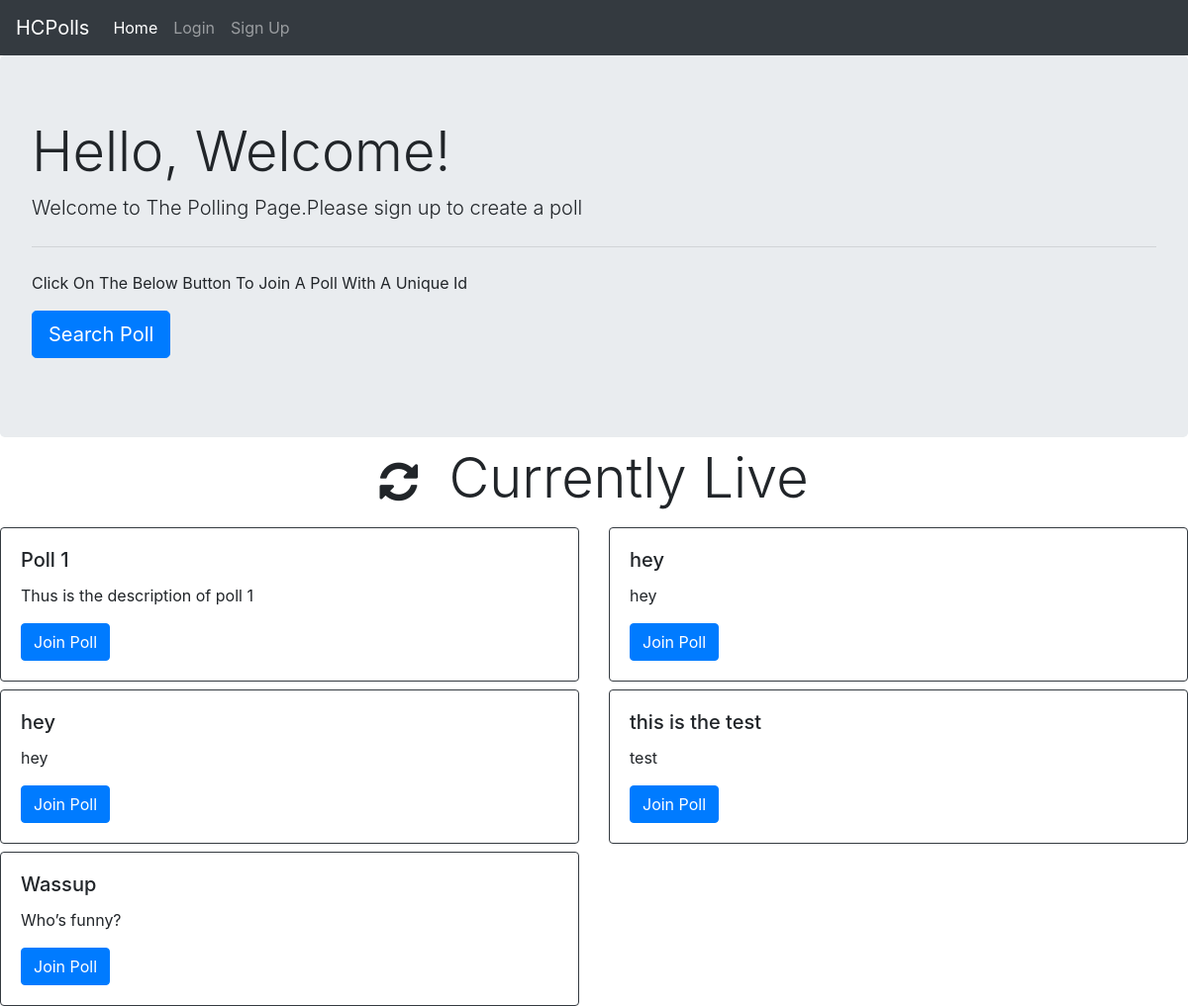
The app's page /, older data.
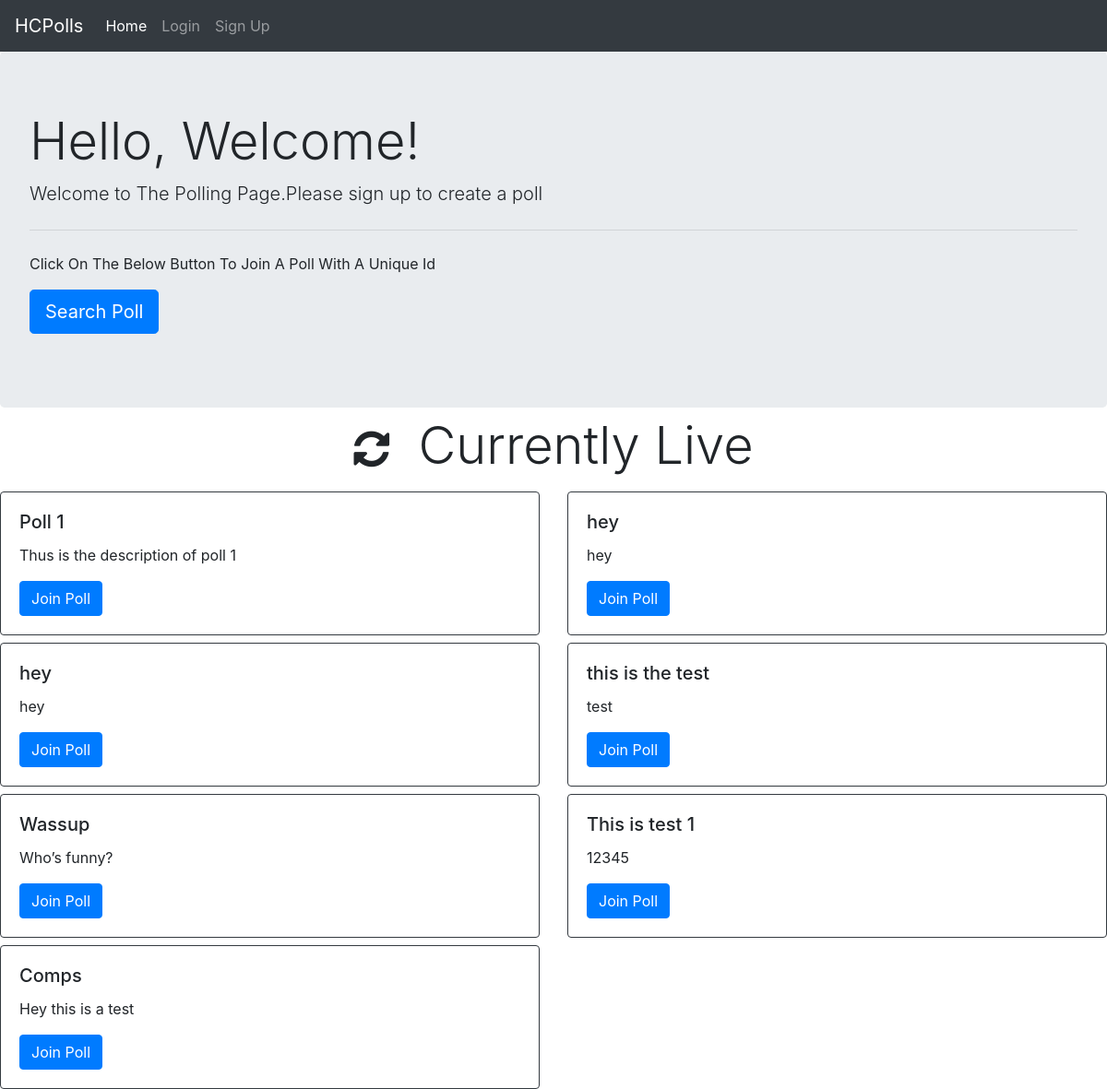
The same page, newer data.
### polls/models.py (models this page shows, shortened)
class Polls(models.Model):
    UniqueId = models.CharField(max_length=100, unique=True)
    Title = models.CharField(max_length=100)
    Description = models.CharField(max_length=100)
    password = models.CharField(max_length=100)
    Active = models.BooleanField(default=True)
    Author = models.ForeignKey(
        settings.AUTH_USER_MODEL,
        on_delete=models.CASCADE,
    )

### polls/views.py (the view)
# urls.py: path('', views.homepage, name='homepage'),
def homepage(request):
    if request.user.is_authenticated:
        AllActive = Polls.objects.filter(Author=request.user)
        context = {
            'AllActive': AllActive
        }
        return render(request, 'polls/loggedindex.html', context)
    else:
        AllActive = Polls.objects.all()
        context = {
            'AllActive': AllActive
        }
        return render(request, 'polls/index.html', context)

### polls/templates/polls/index.html (shortened to what this page needs)
<!DOCTYPE html>
<html lang="en">
  <head>
    <link
      rel="stylesheet"
      href="https://stackpath.bootstrapcdn.com/bootstrap/4.3.1/css/bootstrap.min.css"
    />
  </head>
  <body>
    <nav class="navbar navbar-expand-lg navbar-dark bg-dark">
      <a class="navbar-brand" href="#">HCPolls</a>
      <div class="collapse navbar-collapse" id="navbarNav">
        <ul class="navbar-nav">
          <li class="nav-item active">
            <a class="nav-link" href="#"
              >Home <span class="sr-only">(current)</span></a
            >
          </li>
          {% if user.is_authenticated %}
          <li class="nav-item">
            <form method="POST" action="{% url 'logout' %}" id="logoutForm">
              {% csrf_token %}
            </form>
            <a
              class="nav-link"
              href="javascript:{}"
              onclick="document.getElementById('logoutForm').submit();"
              >Logout</a
            >
          </li>
          <li class="nav-item">
            <a
              class="nav-link"
              href="#"
              data-toggle="modal"
              data-target="#CreatePollModal"
              >CreatePoll</a
            >
          </li>
          {% else %}
          <li class="nav-item">
            <a
              class="nav-link"
              href="#"
              data-toggle="modal"
              data-target="#loginModal"
              >Login</a
            >
          </li>
          <li class="nav-item">
            <a
              class="nav-link"
              href="#"
              data-toggle="modal"
              data-target="#signupModal"
              >Sign Up</a
            >
          </li>
          {% endif %}
        </ul>
      </div>
    </nav>
    <div class="jumbotron m-0 mb-2">
      <h1 class="display-4">Hello, Welcome!</h1>
      <p class="lead">
        Welcome to The Polling Page.Please sign up to create a poll
      </p>
      <hr class="my-4" />
      <p>
        Click On The Below Button To Join A Poll With A Unique Id
      </p>
      <p class="lead">
        <a class="btn btn-primary btn-lg" href="#" role="button">Search Poll</a>
      </p>
    </div>
    <h1 class="display-4" align="center">
      <i class="fa fa-refresh fa-spin fa-xs" style="font-size: 45px;"></i>&nbsp
      Currently Live
    </h1>
    {% for i in AllActive %}
    {% if forloop.counter0|divisibleby:"2" %}
    <div class="row">
      {% endif %}
      <div class="col-sm-6 mt-2">
        <div class="card border-dark">
          <div class="card-body">
            <h5 class="card-title">{{i.Title}}</h5>
            <p class="card-text">
              {{i.Description}}
            </p>
            <a
            class="btn btn-primary"
            href="#JoinPoll{{i.id}}"
            data-toggle="modal"
            data-target="#JoinPoll{{i.id}}"
            >Join Poll</a
          >
          </div>
        </div>
      </div>
      {% if forloop.counter0|divisibleby:"2" %} {% else %}
    </div>
    {% endif %} {% endfor %}
  </body>
  <link
    rel="stylesheet"
    href="https://cdnjs.cloudflare.com/ajax/libs/font-awesome/4.7.0/css/font-awesome.min.css"
  />
</html>

Row changes from the older to the newer data that the page shows:
added Polls: Title "This is test 1", Description "12345"
added Polls: Title "Comps", Description "Hey this is a test"
